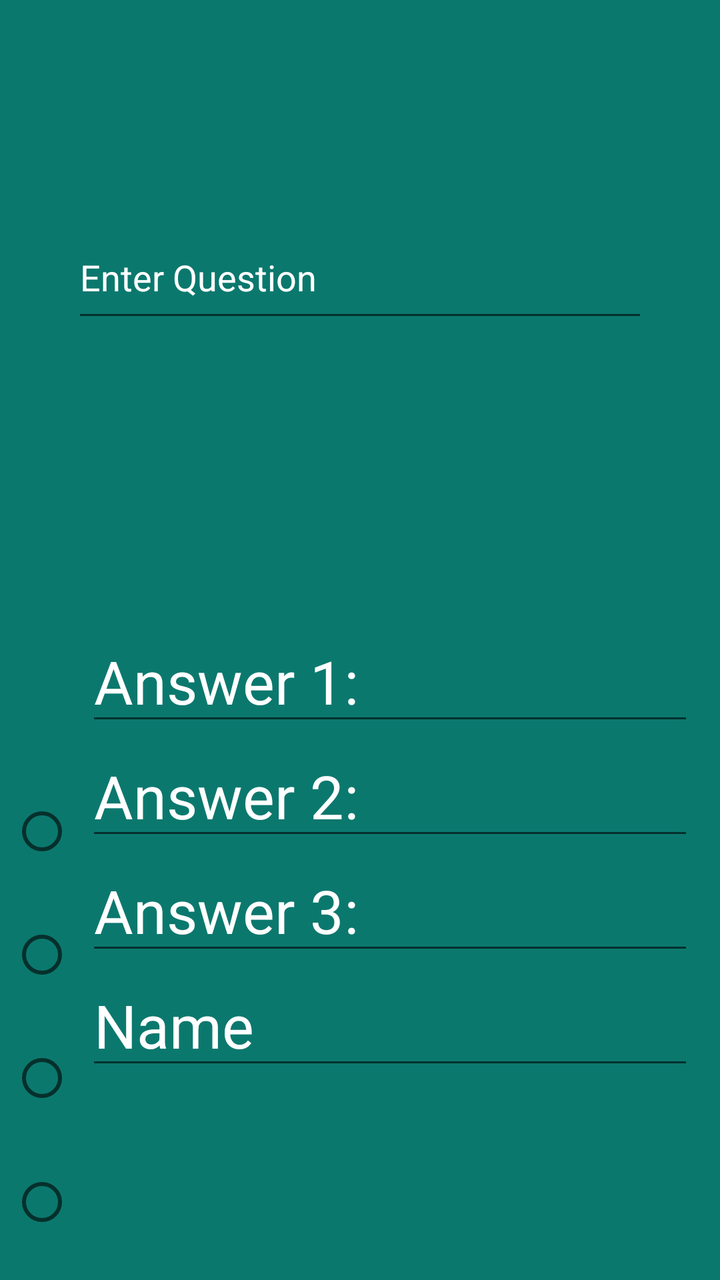
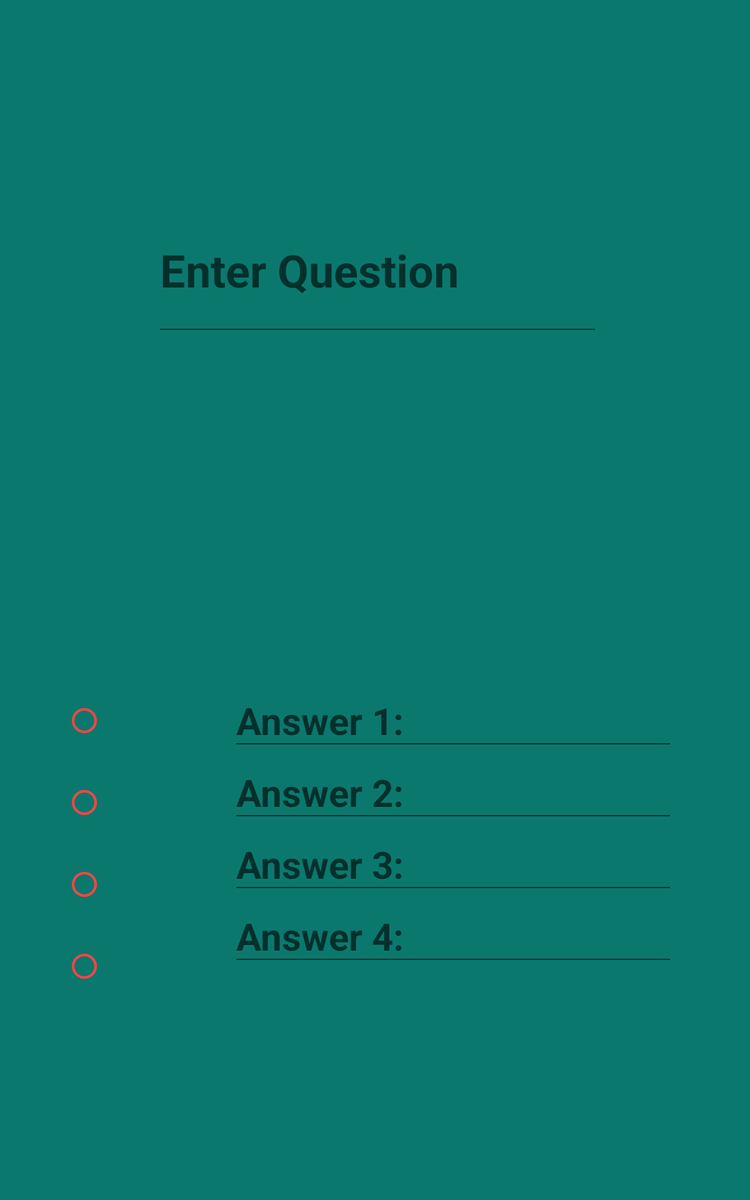

An Android layout and its configuration variant, each rendered on a device that would load it. The default file and the variant file are quoted in full after the pictures.
<!-- AndroidManifest.xml: application theme AppTheme -->
<!-- res/layout/mc_adder_fragment_layout.xml -->
<?xml version="1.0" encoding="utf-8"?>
<android.support.constraint.ConstraintLayout
    xmlns:android="http://schemas.android.com/apk/res/android"
    xmlns:app="http://schemas.android.com/apk/res-auto"
    xmlns:tools="http://schemas.android.com/tools"
    android:layout_width="match_parent"
    android:layout_height="match_parent">

    <TableLayout
        android:id="@+id/tableLayout"
        android:layout_width="304dp"
        android:layout_height="247dp"
        android:layout_marginBottom="8dp"
        android:layout_marginEnd="8dp"
        android:layout_marginLeft="8dp"
        android:layout_marginRight="8dp"
        android:layout_marginStart="8dp"
        android:layout_marginTop="8dp"
        app:layout_constraintBottom_toBottomOf="parent"
        app:layout_constraintEnd_toEndOf="parent"
        app:layout_constraintHorizontal_bias="0.875"
        app:layout_constraintStart_toStartOf="parent"
        app:layout_constraintTop_toTopOf="parent"
        app:layout_constraintVertical_bias="0.802">

        <TableRow
            android:layout_width="match_parent"
            android:layout_height="match_parent">

            <EditText
                android:id="@+id/editText1"
                android:layout_width="wrap_content"
                android:layout_height="wrap_content"
                android:ems="10"
                android:inputType="textPersonName"
                android:text="@string/answer_1"
                android:textSize="30sp" />
        </TableRow>

        <TableRow
            android:layout_width="match_parent"
            android:layout_height="match_parent">

            <EditText
                android:id="@+id/editText2"
                android:layout_width="wrap_content"
                android:layout_height="wrap_content"
                android:ems="10"
                android:inputType="textPersonName"
                android:text="@string/answer_2"
                android:textSize="30sp" />
        </TableRow>

        <TableRow
            android:layout_width="match_parent"
            android:layout_height="match_parent">

            <EditText
                android:id="@+id/editText3"
                android:layout_width="wrap_content"
                android:layout_height="wrap_content"
                android:ems="10"
                android:inputType="textPersonName"
                android:text="@string/answer_3"
                android:textSize="30sp" />
        </TableRow>

        <TableRow
            android:layout_width="match_parent"
            android:layout_height="match_parent">

            <EditText
                android:id="@+id/editText4"
                android:layout_width="wrap_content"
                android:layout_height="wrap_content"
                android:ems="10"
                android:inputType="textPersonName"
                android:text="Name"
                android:textSize="30sp" />
        </TableRow>

    </TableLayout>

    <RadioGroup
        android:id="@+id/mc_a_rg"
        android:layout_width="33dp"
        android:layout_height="247dp"
        android:layout_marginBottom="8dp"
        android:layout_marginEnd="8dp"
        android:layout_marginLeft="8dp"
        android:layout_marginRight="8dp"
        android:layout_marginStart="8dp"
        android:layout_marginTop="8dp"
        app:layout_constraintBottom_toBottomOf="parent"
        app:layout_constraintEnd_toStartOf="@+id/tableLayout"
        app:layout_constraintHorizontal_bias="0.533"
        app:layout_constraintStart_toStartOf="parent"
        app:layout_constraintTop_toBottomOf="@+id/editTextQTF"
        app:layout_constraintVertical_bias="0.565">

        <RadioButton
            android:id="@+id/radioButton"
            android:layout_width="wrap_content"
            android:layout_height="wrap_content"
            android:layout_weight="1"
            android:textSize="14sp" />

        <RadioButton
            android:id="@+id/radioButton2"
            android:layout_width="wrap_content"
            android:layout_height="wrap_content"
            android:layout_weight="1" />

        <RadioButton
            android:id="@+id/radioButton3"
            android:layout_width="wrap_content"
            android:layout_height="wrap_content"
            android:layout_weight="1" />

        <RadioButton
            android:id="@+id/radioButton4"
            android:layout_width="wrap_content"
            android:layout_height="wrap_content"
            android:layout_weight="1" />
    </RadioGroup>

    <EditText
        android:id="@+id/editTextQMC"
        android:layout_width="288dp"
        android:layout_height="58dp"
        android:layout_marginBottom="8dp"
        android:layout_marginEnd="8dp"
        android:layout_marginLeft="8dp"
        android:layout_marginRight="8dp"
        android:layout_marginStart="8dp"
        android:layout_marginTop="108dp"
        android:ems="10"
        android:inputType="textPersonName"
        android:text="@string/enter_question"
        app:layout_constraintBottom_toBottomOf="parent"
        app:layout_constraintEnd_toEndOf="parent"
        app:layout_constraintStart_toStartOf="parent"
        app:layout_constraintTop_toTopOf="parent"
        app:layout_constraintVertical_bias="0.0" />
</android.support.constraint.ConstraintLayout>
<!-- resources referenced by this layout -->
<resources>
  <string name="answer_1">Answer 1:</string>
  <string name="answer_2">Answer 2:</string>
  <string name="answer_3">Answer 3: </string>
  <string name="enter_question">Enter Question</string>
  <!-- from res/values-v21/ -->
  <style name="AppTheme" parent="Theme.AppCompat.DayNight.NoActionBar">
          
  
          <item name="colorPrimary">@color/colorPrimary</item>
          <item name="colorPrimaryDark">@color/colorPrimaryDark</item>
          <item name="colorAccent">@color/colorAccent</item>
          <item name="android:colorPrimary">@android:color/holo_red_light</item>
          <item name="android:colorBackground">@color/teal1</item>
          <item name="android:colorPrimaryDark">@android:color/holo_red_light</item>
          <item name="android:colorAccent">@android:color/background_light</item>
          <item name="android:textColorPrimary">@android:color/background_light</item>
      </style>
  <color name="colorPrimary">#3F51B5</color>
  <color name="colorPrimaryDark">#303F9F</color>
  <color name="colorAccent">#FF4081</color>
  <color name="teal1">#0b786e</color>
</resources>
<!-- res/layout-large/mc_adder_fragment_layout.xml (the repository's variant of the layout above) -->
<!-- drawn on a 7-inch tablet held upright -->
<?xml version="1.0" encoding="utf-8"?>
<android.support.constraint.ConstraintLayout
    xmlns:android="http://schemas.android.com/apk/res/android"
    xmlns:app="http://schemas.android.com/apk/res-auto"
    xmlns:tools="http://schemas.android.com/tools"
    android:layout_width="match_parent"
    android:layout_height="match_parent">

    <TableLayout
        android:layout_width="374dp"
        android:layout_height="267dp"
        android:layout_marginBottom="8dp"
        android:layout_marginEnd="8dp"
        android:layout_marginLeft="8dp"
        android:layout_marginRight="8dp"
        android:layout_marginStart="8dp"
        android:layout_marginTop="8dp"
        app:layout_constraintBottom_toBottomOf="parent"
        app:layout_constraintEnd_toEndOf="parent"
        app:layout_constraintHorizontal_bias="0.843"
        app:layout_constraintStart_toStartOf="parent"
        app:layout_constraintTop_toTopOf="parent"
        app:layout_constraintVertical_bias="0.795">

        <TableRow
            android:layout_width="match_parent"
            android:layout_height="match_parent">

            <EditText
                android:id="@+id/editText1"
                android:layout_width="wrap_content"
                android:layout_height="wrap_content"
                android:ems="10"
                android:hint="@string/answer_1"
                android:inputType="textPersonName"
                android:textColor="@android:color/holo_red_light"
                android:textSize="30sp"
                android:textStyle="bold" />
        </TableRow>

        <TableRow
            android:layout_width="match_parent"
            android:layout_height="match_parent">

            <EditText
                android:id="@+id/editText2"
                android:layout_width="wrap_content"
                android:layout_height="wrap_content"
                android:ems="10"
                android:hint="@string/answer_2"
                android:inputType="textPersonName"
                android:textColor="@android:color/holo_red_light"
                android:textSize="30sp"
                android:textStyle="bold" />

        </TableRow>

        <TableRow
            android:layout_width="match_parent"
            android:layout_height="match_parent">

            <EditText
                android:id="@+id/editText3"
                android:layout_width="wrap_content"
                android:layout_height="wrap_content"
                android:ems="10"
                android:hint="@string/answer_3"
                android:inputType="textPersonName"
                android:textColor="@android:color/holo_red_light"
                android:textSize="30sp"
                android:textStyle="bold" />
        </TableRow>

        <TableRow
            android:layout_width="match_parent"
            android:layout_height="match_parent">

            <EditText
                android:id="@+id/editText4"
                android:layout_width="wrap_content"
                android:layout_height="wrap_content"
                android:ems="10"
                android:hint="@string/answer_4"
                android:inputType="textPersonName"
                android:textColor="@android:color/holo_red_light"
                android:textSize="30sp"
                android:textStyle="bold" />
        </TableRow>

    </TableLayout>

    <RadioGroup
        android:id="@+id/mc_a_rg"
        android:layout_width="54dp"
        android:layout_height="262dp"
        android:layout_marginBottom="8dp"
        android:layout_marginEnd="8dp"
        android:layout_marginLeft="8dp"
        android:layout_marginRight="8dp"
        android:layout_marginStart="8dp"
        android:layout_marginTop="8dp"
        app:layout_constraintBottom_toBottomOf="parent"
        app:layout_constraintEnd_toEndOf="parent"
        app:layout_constraintHorizontal_bias="0.082"
        app:layout_constraintStart_toStartOf="parent"
        app:layout_constraintTop_toTopOf="parent"
        app:layout_constraintVertical_bias="0.786">

        <RadioButton
            android:id="@+id/radioButton"
            android:layout_width="wrap_content"
            android:layout_height="wrap_content"
            android:layout_weight="1"
            android:buttonTint="@android:color/holo_red_light"
            android:textSize="18sp" />


        <RadioButton
            android:id="@+id/radioButton2"
            android:layout_width="wrap_content"
            android:layout_height="wrap_content"
            android:layout_weight="1"
            android:buttonTint="@android:color/holo_red_light"
            android:textSize="18sp" />


        <RadioButton
            android:id="@+id/radioButton3"
            android:layout_width="wrap_content"
            android:layout_height="wrap_content"
            android:layout_weight="1"
            android:buttonTint="@android:color/holo_red_light"
            android:textSize="18sp" />


        <RadioButton
            android:id="@+id/radioButton4"
            android:layout_width="wrap_content"
            android:layout_height="wrap_content"
            android:layout_weight="1"
            android:buttonTint="@android:color/holo_red_light"
            android:textSize="18sp" />

    </RadioGroup>

    <EditText
        android:id="@+id/editTextQMC"
        android:layout_width="356dp"
        android:layout_height="115dp"
        android:layout_marginBottom="8dp"
        android:layout_marginEnd="8dp"
        android:layout_marginLeft="8dp"
        android:layout_marginRight="8dp"
        android:layout_marginStart="8dp"
        android:layout_marginTop="8dp"
        android:ems="10"
        android:hint="@string/enter_question"
        android:inputType="textPersonName"
        android:textColor="@color/colorPrimary"
        android:textSize="36sp"
        android:textStyle="bold"
        app:layout_constraintBottom_toBottomOf="parent"
        app:layout_constraintEnd_toEndOf="parent"
        app:layout_constraintHorizontal_bias="0.508"
        app:layout_constraintStart_toStartOf="parent"
        app:layout_constraintTop_toTopOf="parent"
        app:layout_constraintVertical_bias="0.18" />
</android.support.constraint.ConstraintLayout>
<!-- resources referenced by the variant -->
<!-- as a 7-inch tablet held upright resolves them -->
<resources>
  <color name="colorPrimary">#3F51B5</color>
  <string name="answer_1">Answer 1:</string>
  <string name="answer_2">Answer 2:</string>
  <string name="answer_3">Answer 3: </string>
  <string name="answer_4">Answer 4: </string>
  <string name="enter_question">Enter Question</string>
  <!-- from res/values-v21/ -->
  <style name="AppTheme" parent="Theme.AppCompat.DayNight.NoActionBar">
          
  
          <item name="colorPrimary">@color/colorPrimary</item>
          <item name="colorPrimaryDark">@color/colorPrimaryDark</item>
          <item name="colorAccent">@color/colorAccent</item>
          <item name="android:colorPrimary">@android:color/holo_red_light</item>
          <item name="android:colorBackground">@color/teal1</item>
          <item name="android:colorPrimaryDark">@android:color/holo_red_light</item>
          <item name="android:colorAccent">@android:color/background_light</item>
          <item name="android:textColorPrimary">@android:color/background_light</item>
      </style>
  <color name="colorPrimaryDark">#303F9F</color>
  <color name="colorAccent">#FF4081</color>
  <color name="teal1">#0b786e</color>
</resources>
